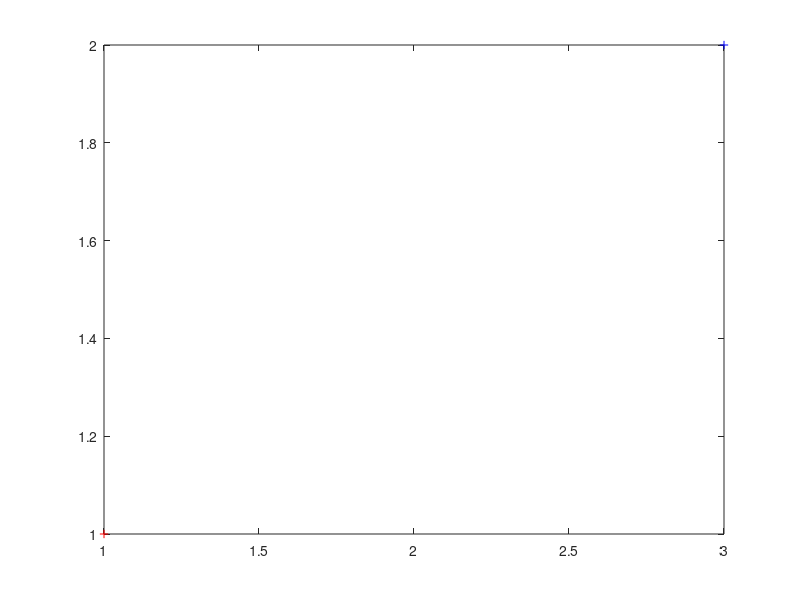

This figure's MATLAB source: (Note: this script raises an error after producing the figure.)
%%%%%%%%%%%%%%%%%%%%%%%%%%%%%%%%%%%%%%%%%%%%%%%%%%%%%%%%%%%%%%%%%%%%%%%%%%%
%% Practica 1: Transformacions d'imatges


%%%%%%%%%%%%%%%%%%%%%%%%%%%%%%%%%%%%%%%%%%%%%%%%%%%%%%%%%%%%%%%%%%%%%%%%%%%
%% 1. Applying transformations

%% Question 1
c1 = [1 1 1]';
H = [1 0 2; 
     0 1 1;
     0 0 1];
Hc1 = H*c1; Hc1=Hc1/Hc1(3)
plot(c1(1), c1(2), 'r+', Hc1(1), Hc1(2), 'b+');


%% 2. Similarities
I=imread('mondrian.jpg');
figure()
imshow(I)


%% Question 2
alpha2=30;
H = [cos(alpha2) -sin(alpha2) 0;
    sin(alpha2) cos(alpha2) 0;
    0 0 1];
I2 = apply_H(I, H, 'fit');
figure; imagesc(I); figure; imagesc(uint8(I2));
%imagesc(...) is the same as IMAGE(...) except the data 
%is scaled to use the full colormap.

%% Question 3
alpha3=-70;
H = [cos(alpha3) -sin(alpha3) 10;
    sin(alpha3) cos(alpha3) 350;
    0 0 1];
I2 = apply_H(I, H, 'fit');
figure; imagesc(I); figure; imagesc(uint8(I2));


%% Question 4
s=1.5;
alpha4=10;
H = [s*cos(alpha4) -s*sin(alpha4) 0;
    s*sin(alpha4) s*cos(alpha4) 0;
    0 0 1];
I2 = apply_H(I, H, 'fit');
figure; imagesc(I); figure; imagesc(uint8(I2));


%%%%%%%%%%%%%%%%%%%%%%%%%%%%%%%%%%%%%%%%%%%%%%%%%%%%%%%%%%%%%%%%%%%%%%%%%%%
%% 3. Affinities

%% Question 5
H=[2 -1 1;
    1 1 3;
    0 0 1];
I25 = apply_H(I, H, 'fit');
figure; imagesc(I); figure; imagesc(uint8(I25));


%% Question 6
I=imread('mondrian.jpg');
A=[2 -1;
   1 1];
[U D V]=svd(A);

R1=U*V'*inv(V');    %first rotation
R2=V';      %second rotation
S=D;        %scalinng
T=[1,3];    %translation

HR1=[R1(1,1) R1(1,2) 0;
    R1(2,1) R1(2,2) 0;
    0 0 1]; % first rotation matrix 3x3

HR2=[R2(1,1) R2(1,2) 0;
    R2(2,1) R2(2,2) 0;
    0 0 1]; %second rotatin matrix 3x3
HS=[S(1,1) S(1,2) 0;
    S(2,1) S(2,2) 0;
    0 0 1]; % scalinng matrix
HT=[1 0 T(1);
    0 1 T(2);
    0 0 1]; % translation matrix

% applying affinities separately
I2 = apply_H(I, HR1, 'fit');
I3 = apply_H(I2, HS, 'fit');
I4 = apply_H(I3, HR2, 'fit');
I5 = apply_H(I4, HT, 'fit');

%Hreconstruct
TT=[0 0 T(1);
    0 0 T(2);
    0 0 1];
Hrect=(HR1*HR2)*HS+TT
Hrect=Hrect-[0 0 0;0 0 0; 0 0 1];
Irecns=apply_H(I, Hrect,'fit');
figure()
imshow(uint8(Irecns))
title('image with H reconstructed')

figure()
subplot(3,2,1)
imshow(I)
title('original image')
subplot(3,2,2)
imshow(uint8(I25))
title('affinity of question 5')
subplot(3,2,3)
imshow(uint8(I2))
title('first rotation')
subplot(3,2,4)
imshow(uint8(I3))
title('scalinng')
subplot(3,2,5)
imshow(uint8(I4))
title('second rotation')
subplot(3,2,6)
imshow(uint8(I5))
title('translation matrix')

%%%%%%%%%%%%%%%%%%%%%%%%%%%%%%%%%%%%%%%%%%%%%%%%%%%%%%%%%%%%%%%%%%%%%%%%%%%
%% 4. Homographies

%% Question 7, 8, 9
H = [1 0 0; 0 1 0; 0.001 0.001 1];
% I2 = apply_H(I, H, 'fit');
% 8- Show that an affinity maps points at infinity to points at infinity
l=[H(3,1) H(3,2) H(3,3)];
Ha=[1 0 0; 0 1 0; 0 0 1];

Hafi=Ha*H;

linf=(inv(Hafi))'*l'

% 9- show that a projectivity maps points at infinity to finite points
% in this part we have to show that the homography applyed to de infinity
% line points at a finite points

Linf=[0 0 1]';
L=(Hafi)'*Linf

%%%%%%%%%%%%%%%%%%%%%%%%%%%%%%%%%%%%%%%%%%%%%%%%%%%%%%%%%%%%%%%%%%%%%%%%%%%
%% 5. Image rectification
I = imread('Data/0000_s.png');
imshow(I);


%% Question 10
A = load('Data/0000_s_info_lines.txt');
i = 424;
p1 = [A(i,1) A(i,2) 1]';
p2 = [A(i,3) A(i,4) 1]';
i = 240;
p3 = [A(i,1) A(i,2) 1]';
p4 = [A(i,3) A(i,4) 1]';
i = 712;
p5 = [A(i,1) A(i,2) 1]';
p6 = [A(i,3) A(i,4) 1]';
i = 565;
p7 = [A(i,1) A(i,2) 1]';
p8 = [A(i,3) A(i,4) 1]';
figure; imshow(I); hold;
plot(p1(1), p1(2), 'y+');
plot(p2(1), p2(2), 'y+');
plot(p3(1), p3(2), 'y+');
plot(p4(1), p4(2), 'y+');


%% Question 11
% q1 = ...
% q2 = ...
% q3 = ...
% q4 = ...


%% Question 12
% X = ...
% Y = ...
H = homography2d(X,Y);
I2 = apply_H(I, H, 'fit');
I3 = apply_H(I, H, 'original');

%% Show results
figure;imshow(uint8(I))
hold on
for i=1:4,
  plot(X(1,i),X(2,i),'y*');
end
figure;imshow(uint8(I3))
hold on
for i=1:4,
  plot(Y(1,i),Y(2,i),'y*');
end


%%%%%%%%%%%%%%%%%%%%%%%%%%%%%%%%%%%%%%%%%%%%%%%%%%%%%%%%%%%%%%%%%%%%%%%%%%%
%% 6. Affine Rectification

%% Question 13
% l1 = cross([74 265 1],[128 278 1]);
% l2 = cross([67 342 1],[125 347 1]);
% l3 = cross([74 265 1],[67 342 1]);
% l4 = cross([128 278 1],[125 347 1]);
l1=cross(p1,p2);
l2=cross(p3,p4);
l3=cross(p5,p6);
l4=cross(p7,p8);
I = imread('Data/0000_s.png');
figure()
imshow(I);
hold on;
t=1:0.1:1000;
plot(t, -(l1(1)*t + l1(3)) / l1(2), 'y');
plot(t, -(l2(1)*t + l2(3)) / l2(2), 'y');
plot(t, -(l3(1)*t + l3(3)) / l3(2), 'y');
plot(t, -(l4(1)*t + l4(3)) / l4(2), 'y');


%% Question 14
v1 = cross(l1,l2);
v2 = cross(l3,l4);


%% Question 15
linf = cross(v1,v2);
linf = linf / linf(3);  % Prevent large values in linf


%% Question 16, 17
H =[1 0 0;
    0 1 0;
    linf(1) linf(2) linf(3)];
I2 = apply_H(I, H);

figure()
imshow(I2)





